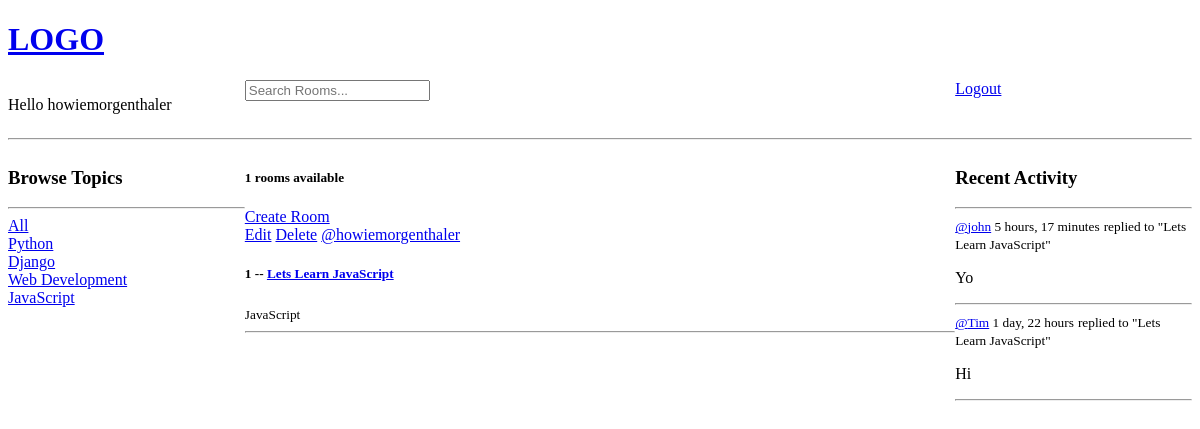
The page /?q=JavaScript (signed in) on the database its author committed.
### base/models.py (models this page shows, shortened)
class Topic(models.Model):
    name = models.CharField(max_length=200)

class Room(models.Model):
    host = models.ForeignKey(User, on_delete=models.SET_NULL, null=True)
    topic = models.ForeignKey(Topic, on_delete=models.SET_NULL, null=True)
    name = models.CharField(max_length=200)
    description = models.TextField(null=True, blank=True)
    participants = models.ManyToManyField(User, related_name='participants', blank=True)
    updated = models.DateTimeField(auto_now=True)
    created = models.DateTimeField(auto_now_add=True)
    class Meta:
        ordering = ['-updated', '-created']
    def __str__(self):
        return self.name

class Message(models.Model):
    user = models.ForeignKey(User, on_delete=models.CASCADE)
    room = models.ForeignKey(Room, on_delete=models.CASCADE)
    body = models.TextField()
    updated = models.DateTimeField(auto_now=True)
    created = models.DateTimeField(auto_now_add=True)
    class Meta:
        ordering = ['-updated', '-created']
    def __str__(self):
        return self.body[0:50]

### base/views.py (the view)
# urls.py: path('', views.home, name="home"),
def home(request):
    q = request.GET.get('q') if request.GET.get('q') != None else ''
    rooms = Room.objects.filter(
        Q(topic__name__icontains=q) |
        Q(name__icontains=q) |
        Q(description__icontains=q)
    )
    topics = Topic.objects.all()
    room_count = rooms.count()
    activity_messages = Message.objects.filter(Q(room__topic__name__icontains=q))
    context = {'rooms': rooms, 'topics': topics,
                'room_count': room_count, 'activity_messages': activity_messages}
    return render(request,'base/home.html', context)

### base/templates/base/home.html
{% extends 'main.html' %}
{% load static %}
{% block content%}
<div class="home-container">
    <div>
        {% include 'base/topic_component.html' %}
    </div>
    <div>
        <h5>{{room_count}} rooms available</h5>
        <a href="{% url 'create-room' %}">Create Room</a>
        {% include 'base/feed_component.html' %}
    </div>
    <div>
        {% include 'base/activity_component.html' %}
    </div>
</div>
{% endblock content %}

### templates/navbar.html
{% load static %}
<link rel="stylesheet" type="text/css" href="{% static 'css/homeStyle.css' %}">
<a href="/">
    <h1>LOGO</h1>
</a>
<div class="navbar-container">
    <div>
        {% if request.user.is_authenticated %}
        <p>Hello {{request.user}}</p>
        {% endif %}
    </div>
    <div>
        <form method="GET" action="{% url 'home' %}">
            <input type="text" name="q" placeholder="Search Rooms..."/>
        </form>
    </div>
    <div>
        {% if request.user.is_authenticated %}
        <a href="{% url 'logout' %}">Logout</a>
        {% else %}
        <a href="{% url 'login' %}">Login</a>
        {% endif %}
    </div>
</div>
<hr>

### base/templates/base/topic_component.html
<h3>Browse Topics</h3>
<hr>
<a href="{% url 'home'%}">All</a>
{% for topic in topics %}
    <div>
        <a href="{% url 'home'%}?q={{topic.name}}">{{topic.name}}</a>
    </div>
{% endfor %}

### base/templates/base/feed_component.html
<div>
{% for room in rooms %}
    <div>
    {% if request.user == room.host %}
    <a href="{% url 'update-room' room.id %}">Edit</a>
    <a href="{% url 'delete-room' room.id %}">Delete</a>
    {% endif %}
    <a href="{% url 'user-profile' room.host.id %}">@{{room.host.username}}</a>
    <h5>{{room.id}} -- <a href="{% url 'room' room.id%}">{{room.name}}</a></h5>
    <small>{{room.topic.name}}</small>
    <hr>
    </div>
{% endfor %}
</div>

### base/templates/base/activity_component.html (shortened to what this page needs)
<h3>Recent Activity</h3>
<hr>
{% for message in activity_messages %}
<div>
    <small><a href="{% url 'user-profile' message.user.id %}">@{{message.user}}</a> {{message.created|timesince}}</small>
    <small>replied to "{{message.room}}"</small>
    <p>{{message}}</p>
    <hr>
</div>
{% endfor %}

### base/static/css/homeStyle.css (style rules this page uses)
.home-container { display: grid; grid-template-columns: 1fr 3fr 1fr; }
.navbar-container { display: grid; grid-template-columns: 1fr 3fr 1fr; }

### rows shown on the page
Topic: name "Python"
Topic: name "Django"
Topic: name "Web Development"
Topic: name "JavaScript"
Room: shows "Edit", host.username "howiemorgenthaler", id "1", name "Lets Learn JavaScript", topic.name "JavaScript"
Message: user "john", created "5 hours, 17 minutes", room "Lets Learn JavaScript", body "Yo"
Message: user "Tim", created "1 day, 22 hours", room "Lets Learn JavaScript", body "Hi"

### other values the page prints
{{ request.user }} "howiemorgenthaler"
{{ room_count }} "1"
